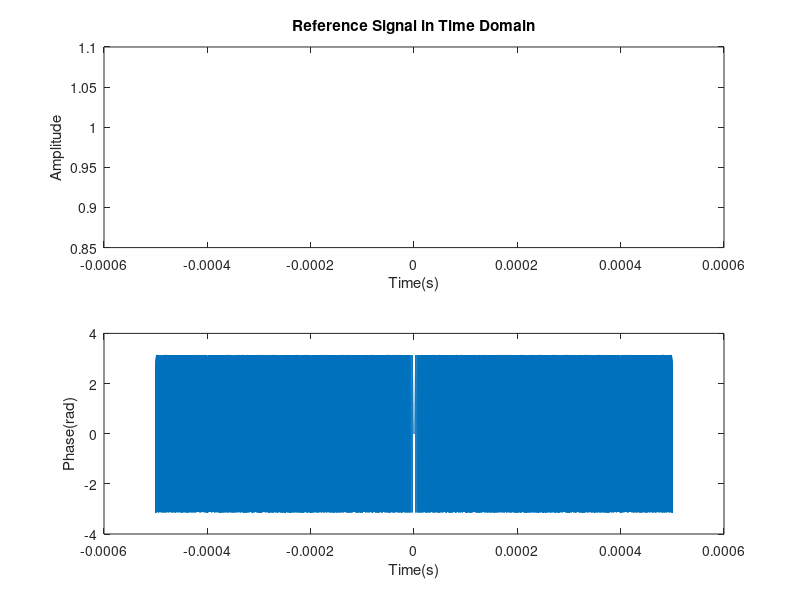
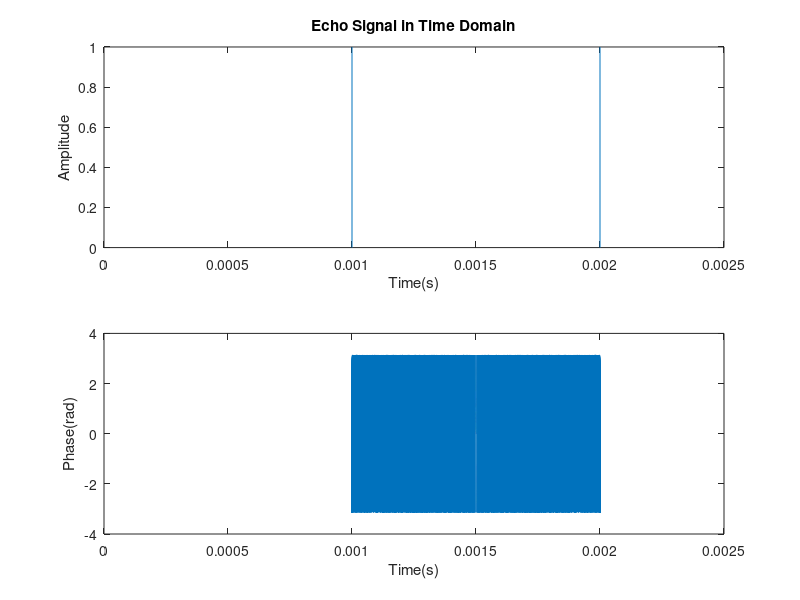
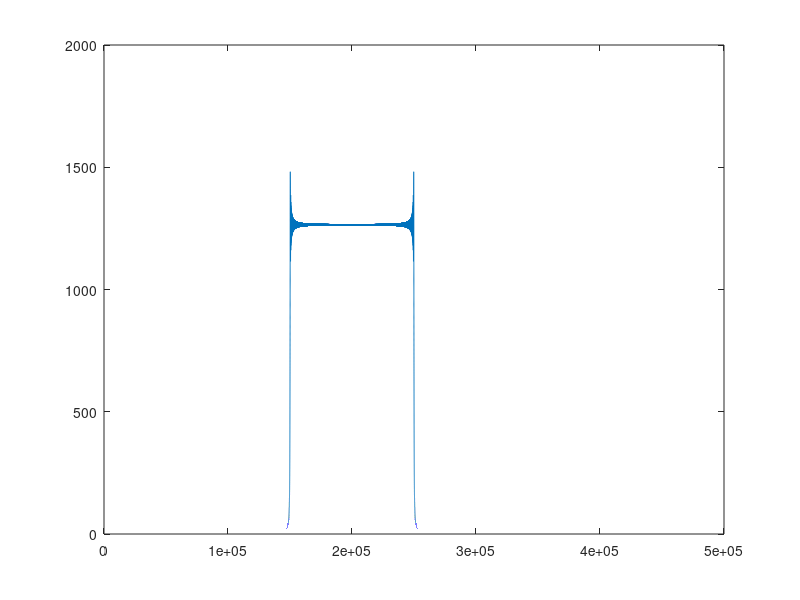
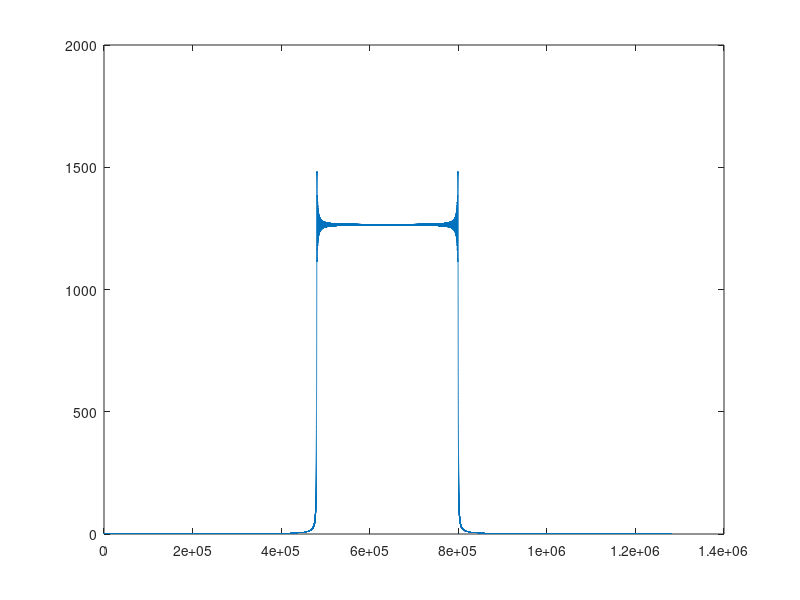

Here is the MATLAB script that generated these plots, in order:
Tp = 1e-3;
B = 100e6;
alpha = 2;
timeRange = 2.2e-3;
delay = 0.0015;
fs = 2*B*alpha;
gamma = B/Tp;
%% Signal Length
referenceSignalLength = Tp*fs;
echoSignalLength = timeRange*fs;
pulseCompressionLength = referenceSignalLength + echoSignalLength + 1;
%% Reference Signal
ts = -Tp/2:1/fs:Tp/2;
s = exp(1i*pi*gamma*ts.^2);
figure;
subplot(2, 1, 1);
plot(ts, abs(s));
title('Reference Signal in Time Domain');
xlabel('Time(s)');
ylabel('Amplitude');
subplot(2, 1, 2);
plot(ts, angle(s));
xlabel('Time(s)');
ylabel('Phase(rad)');
%% Echo Signal
ty = 0:1/fs:timeRange;
ctp = round(delay/timeRange*echoSignalLength);
y = zeros(1, echoSignalLength + 1);
y(ctp - referenceSignalLength/2:ctp + referenceSignalLength/2) = s;
figure;
subplot(2, 1, 1);
plot(ty, abs(y));
title('Echo Signal in Time Domain');
xlabel('Time(s)');
ylabel('Amplitude');
subplot(2, 1, 2);
plot(ty, angle(y));
xlabel('Time(s)');
ylabel('Phase(rad)');
%% Reference Signal in Frequency Domain
S = fftshift(fft(ifftshift(s)));
figure;
plot(abs(S));
%% Echo Signal in Frequency Domain
ss = [zeros(1, echoSignalLength/2), s, zeros(1, echoSignalLength/2)];
Y = fftshift(fft([y, zeros(1, referenceSignalLength)]));
figure;
plot(abs(Y));
%% Matched Filter
H = fftshift(fft(flip(conj(ifftshift(ss)))));
%% Pulse Compression
C = H.*Y;
c = ifft(ifftshift(C));
tc = (1:pulseCompressionLength)/fs;
figure;
subplot(2, 1, 1);
plot(tc, abs(c));
subplot(2, 1, 2);
plot(tc, angle(c));